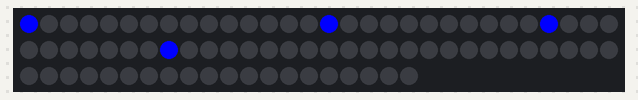
Bench run of a sketch on a simulated Arduino Uno, built with avr-gcc and run on an emulated ATmega328P. On the bench: 80 RGB LEDs in strip order, left to right, continuing on the next row. The local clock reads 2024-03-15 10:24:30 at power-on unless the sketch sets it; what the sketch prints to the serial monitor is not drawn.

Above: at 0.1 s.

The sketch:

nixie_clock.ino
```cpp
 //libraries
#include <Adafruit_NeoPixel.h>    // https://github.com/adafruit/Adafruit_NeoPixel
#include <DS3231.h>               // http://www.rinkydinkelectronics.com/library.php?id=73    ACHTUNG: Dies ist NICHT die Bibliothek, die ueber den Bibliotheksverwalter eingebunden werden kann! Ggf. vorher die andere Bibliothek entfernen oder lokalen Speicherort angeben ("")


// uint8_t = 8 unsigned bits, cross-platform data type
const int PIN = 7;       // data pin (insert 220 ohm resistor!)
const int DIGITS = 4;    // number of digits

int tens;
int mappedTens;
int ones;
int mappedOnes;


// Declare NeoPixel strip object
Adafruit_NeoPixel pixels = Adafruit_NeoPixel(DIGITS * 20, PIN, NEO_GRB + NEO_KHZ800);
// Argument 1 = Number of pixels in NeoPixel strip
// Argument 2 = Arduino pin number (most are valid)
// Argument 3 = Pixel type flags, add together as needed:
//   NEO_KHZ800  800 KHz bitstream (most NeoPixel products w/WS2812 LEDs)
//   NEO_KHZ400  400 KHz (classic 'v1' (not v2) FLORA pixels, WS2811 drivers)
//   NEO_GRB     Pixels are wired for GRB bitstream (most NeoPixel products)
//   NEO_RGB     Pixels are wired for RGB bitstream (v1 FLORA pixels, not v2)
//   NEO_RGBW    Pixels are wired for RGBW bitstream (NeoPixel RGBW products)

// definition of RGB structure with three properties
struct RGB {
  int red;
  int green;
  int blue;
};


//******************************************************************
// function to map the time input values to the correct pixels
int Mapping (int value) {

  switch (value) {
    case 0: return 5;
    case 1: return 0;
    case 2: return 6;
    case 3: return 1;
    case 4: return 7;
    case 5: return 2;
    case 6: return 8;
    case 7: return 3;
    case 8: return 9;
    case 9: return 4;
  }
}


// function to display the hours in the pixels
void DisplayHours (int hours, struct RGB* farbe) {

  tens = (int)(hours / 10);     // Extract first digit from input value by using division by 10 and convert it to integer
  mappedTens = Mapping(tens);

  ones = (int)(hours % 10);     // Extract second digit from input by using modulo 10 function and convert it to integer
  mappedOnes = Mapping(ones);

  pixels.setPixelColor(mappedTens, pixels.Color (farbe->red, farbe->green, farbe->blue));
  pixels.setPixelColor(mappedOnes + 10, pixels.Color (farbe->red, farbe->green, farbe->blue));
}


// function to display the minutes in the pixels
void DisplayMinutes (int minutes, struct RGB* farbe) {

  tens = (int)(minutes / 10);   // Extract first digit from input value by using division by 10 and convert it to integer
  mappedTens = Mapping(tens);

  ones = (int)(minutes % 10);   // Extract second digit from input by using modulo 10 function and convert it to integer
  mappedOnes = Mapping(ones);

  pixels.setPixelColor(mappedTens + 20, pixels.Color (farbe->red, farbe->green, farbe->blue));
  pixels.setPixelColor(mappedOnes + 30, pixels.Color (farbe->red, farbe->green, farbe->blue));
}


//******************************************************************
// SETUP
void setup()
{
  // Initialize output pin
  pinMode(PIN, OUTPUT);

  // Initialize serial monitor
  Serial.begin(9600);           // open serial port with 9600 baud rate

  // Initialize pixels
  pixels.begin();               // Initialize the pixel array
  pixels.clear();               // Turn all pixels off
  pixels.setBrightness(255);    // Set brightness of pixels

}

//******************************************************************
// LOOP
void loop()
{
  // Create RGB structure here, otherwise the variable "farbe" is not recognized in the loop
  RGB farbe;

  // Initialize time module here, otherwise the "time" variable is not recognized in the loop
  DS3231  rtc(SDA, SCL);      // Initialize the DS3231 time module using the hardware interface
  Time zeit;          // Define variable for storing the time
  rtc.begin();                // Initialize the time module

  //rtc.setTime(20, 58, 0);      // Set time module to 12:00:00 (24 hours format)


  while (1) // create artifical loop
  {
    zeit = rtc.getTime();     // read time

    Serial.print(zeit.hour);  // print hours
    Serial.print(":");        // print separator
    Serial.print(zeit.min);   // print minutes
    Serial.println();         // print new line


    switch (zeit.hour % 6) // Calculate hours modulo 6 to define one out of six colors, color changes thus every full hour
	{
      case 0: // red
        farbe.red = 255;
        farbe.green = 0;
        farbe.blue = 0;
        break;
      case 1: // yellow
        farbe.red = 255;
        farbe.green = 200;
        farbe.blue = 0;
        break;
      case 2: // green
        farbe.red = 0;
        farbe.green = 255;
        farbe.blue = 0;
        break;
      case 3:  // turqouise
        farbe.red = 0;
        farbe.green = 255;
        farbe.blue = 200;
        break;
      case 4: // blue
        farbe.red = 0;
        farbe.green = 0;
        farbe.blue = 255;
        break;
      case 5: // purple
        farbe.red = 136;
        farbe.green = 0;
        farbe.blue = 255;
        break;
    }

    pixels.clear();                     // Clear the pixels
    pixels.setBrightness(255);          // Set brightness of pixels
    DisplayHours(zeit.hour, &farbe);    // Send the digits for hours to the pixels
    DisplayMinutes(zeit.min, &farbe);   // Send the digits for minutes to the pixels
    pixels.show();                      // Show the digits in the pixels

    delay(10000);                       // wait for 10 seconds
  }
}
```
